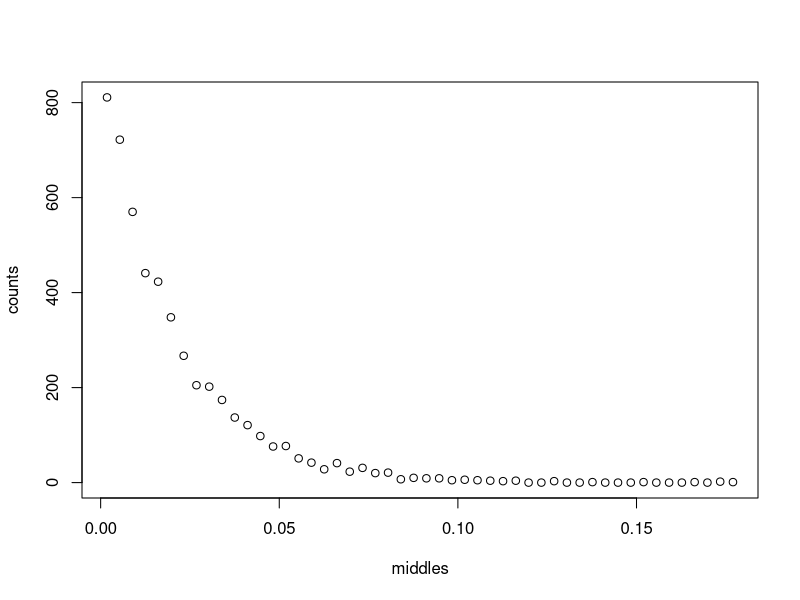
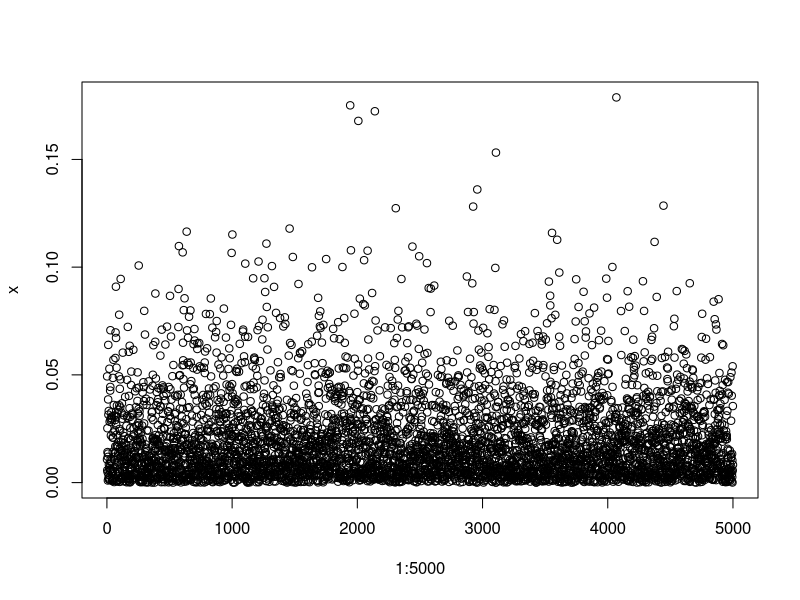

Recreate these plots in R, in order.
intvls = function (x, k = length(x) / 10)
{
  minX = min(x)
  maxX = max(x)
  seqMy = seq(minX, maxX, by = (maxX - minX) / k)
  middles = seq(length(seqMy) - 1)
  counts = seq(length(seqMy) - 1)

  for (i in seq(length(seqMy) - 1))
  {
    a = seqMy[i]
    b = seqMy[i + 1]
    middles[i] = (a + b) / 2
    counts[i] = length(x[x >= a & x <= b])
  }
  plot(middles, counts)
}


x = rexp(5000, rate = 50)
intvls(x, length(x) / 100)

x11()
plot(1 : 5000, x, type = "p")

